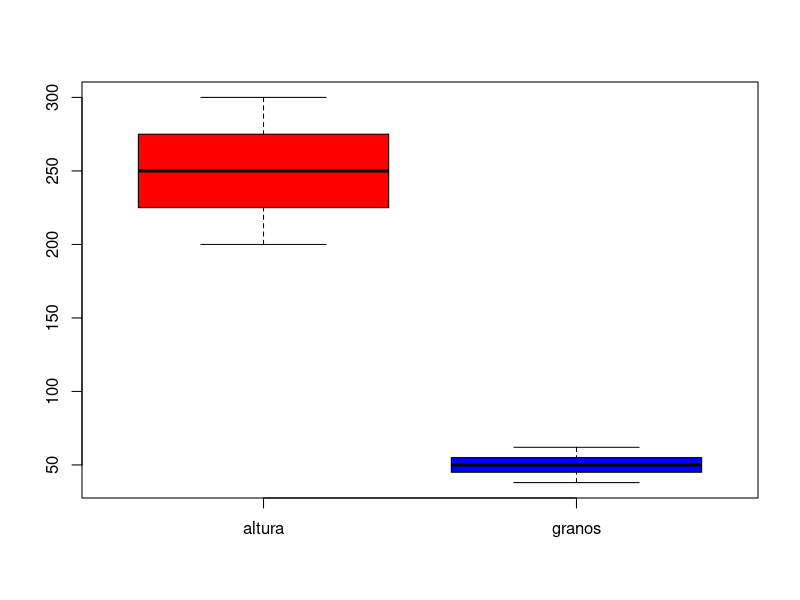
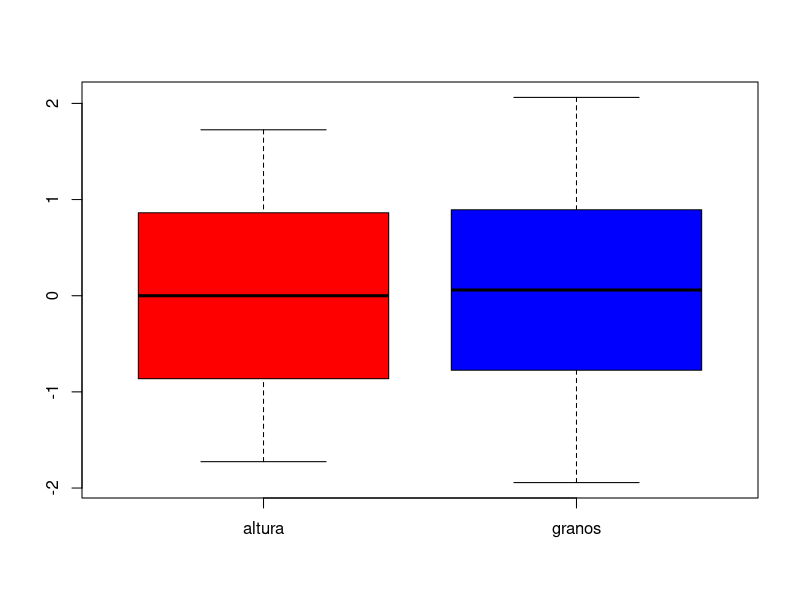
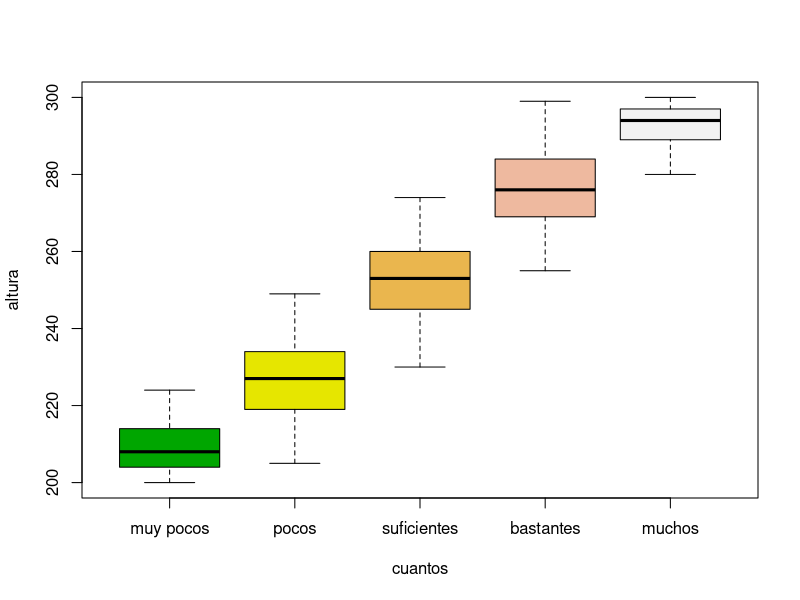

R code for these plots, in order:
# funciones
varN = function(x) { var(x)*(length(x)-1)/length(x)}
sdN = function(x) {sqrt(varN(x))}

# Obtenemos los datos
trigo = read.csv2("2var_trigo - pareja2.csv",header=TRUE,sep=",")

# (2) Medias, medianas
medias = sapply(trigo,mean)
medianas = sapply(trigo,median)

# (3) Varianzas y desviaciones típicas, muestrales y normales
varianzasM = sapply(trigo,var)
dTM = sapply(trigo,sd)
varianzasN = sapply(trigo,varN)
dTN = sapply(trigo,sdN) # cuando el número de casos es muy grande,
# las varianzas o desv típicas son parecidas

# (4) Matriz tipificada
# es restar la media y dividir entre la desviación típica normalizada
trigoTIP = scale(trigo,center=TRUE,scale=dTN)
trigoTIP = data.frame(trigoTIP)

# (5) Covarianza muestral y normal
n = dim(trigo)[1]
cov(trigo) # Muestral
cov(trigo)*(n-1)/n #Normalizada

# (6) Correlaciones
cor(trigo) # se puede decir que existe cierta relación entre la altura de las 
           # plantas y el número de granos.

# (7) Gráfica boxplot
boxplot(trigo,data=trigo,col=c("red","blue"))
boxplot(trigoTIP,data=trigoTIP,col=c("red","blue"))

# (8) Creo un factor con el número de granos, por ejemplo
vectorBreak =seq(min(trigo$granos)-1,max(trigo$granos)+1,length.out=6)
ngranos = cut (trigo$granos, breaks=vectorBreak, right=FALSE,
               labels=c("muy pocos","pocos","suficientes","bastantes","muchos"))
trigo$cuantos = ngranos # introduzco en el dataframe
# y represento por esos niveles
boxplot (altura~cuantos, data=trigo, col=terrain.colors(length(levels(ngranos))))
